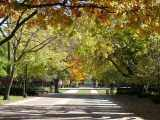
#> input picture Telemetry/full loop with resources/photo1.jpg, 160 x 120 px
$ python -i TelemLoop.py   (imports and definitions only)
#> lines starting #> are read from the running program, lines starting #| are printed output that depends on the picture
#Telemetry code for VT RockSAT-X 2019
#Jacob Di Girolamo

#Reminders:
#
#write timestamp to binary funcion
#try decoding image and check simularity
#change image encodeing from byte array to binary rgb for ease of encoding/decoding
#
#
#

from PIL import Image
import sys
import PIL
import base64
import RPi.GPIO as GPIO

# Pins (to be assigned when ground station is assembled
strobe = 0
par0 = 0
par1 = 0
par2 = 0
par3 = 0
par4 = 0
par5 = 0
par6 = 0
par7 = 0

#file type of images to be sent over parallel
photoFileType = ".jpg"

#converts decimal number to 64 bit binary number
def decToBin64(n):
    return ("{:064d}".format(int(bin(n).replace("0b",""))))

#converts decimal to 8 bit binary number
def binToDec(n):
    return int(n,2)

#sensor data to .txt function
# [20 lines left out: function sensorTXT, not called in this run]

#.txt + image to new image
def ammendImage(i):

   #names and creates new image and identifies old image
   name = "ammendedPhoto" + str(i)
   photo = "photo" + str(i) + photoFileType
   img = PIL.Image.new(mode = "RGB", size = (180,120))

   #attempts to open old image, uses black image if it doesnt open
   try:
       cam = Image.open(photo)
       cam.load()
   except FileNotFoundError:
       cam = PIL.Image.new(mode = "RGB", size = (160,120))

   #identifies and attemps to opens data file, if unable to open, uses blank file
   file = "data" + str(i) + ".txt"
   try:
       fileBytes = open(file)
   except FileNotFoundError:
       fileBytes = open("TestData1.txt")
   bytes = fileBytes.read()

   width, height = cam.size

   #parses through x and y values of image
   for y in range(img.size[1]):
       for x in range(170):

           #if image is part of normal image, place that value in new image
           if x <= width - 1:
               r,g,b = cam.getpixel((x,y))
               img.putpixel((x,y),(r,g,b))

           #if not in range of normal image, place data pixel
           else:
               #finds posisiton to put data in
               start = (24 * (x - 160) + (240 * y))
               end = ((24 * (x - 160)) + 24 + (240 * y))
               temp = bytes[start:end]

               #assign r,g,b values based on data string
               red = (temp[0:8])
               green = (temp[8:16])
               blue = (temp[16:24])

               #convert 8 bit binary to 0-255 dec
               red = int(binToDec(red))
               green = int(binToDec(green))
               blue = int(binToDec(blue))

               #places data pixel
               img.putpixel((x,y),(red,green,blue))

               #places redundant data pixel
               img.putpixel((x+10,y),(red,green,blue))

   #img.show()
   img.save(name + ".png")

#.png to byte array in txt
# [93 lines left out: functions imageToByteArray, blackWhite, sendData, not called in this run]

#sensorTXT(1,1,93,25,222,44,88,40,44,75,321,6)
# [1 line not run here, left out]

>>> import cv2
>>> picture = cv2.imread('photo1.jpg', cv2.IMREAD_GRAYSCALE)
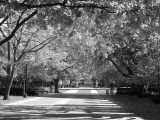
#> picture: shape (120, 160); min 0, max 255, mean 103.8
>>> result = ammendImage(picture)
#> in ammendImage, `img = PIL.Image.new(mode = "RGB", size = (180,120))`: img: PIL image 180x120 RGB; every value is 0
#> in ammendImage, `cam = PIL.Image.new(mode = "RGB", size = (160,120))`: cam: PIL image 160x120 RGB; every value is 0
#> (reads Telemetry/full loop with resources/TestData1.txt from the repository)
#> after the loop in ammendImage, `for y in range(img.size[1]):`:
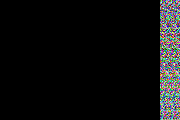
#> img: PIL image 180x120 RGB; mean R, G, B 14.3, 14.4, 14.5
